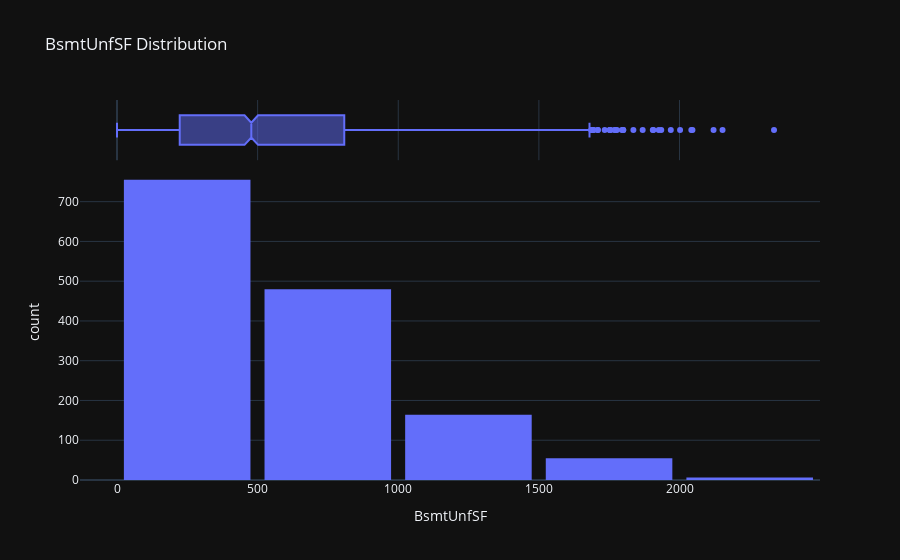

Notebook code cell kept with this figure:
### Code cell
fig = px.histogram(df, x = 'BsmtUnfSF',marginal = 'box', nbins = 10, title = 'BsmtUnfSF Distribution')
fig.update_layout(bargap = 0.1)
fig.show()

### Figure 1 — Plotly figure (JSON) as saved in the notebook; plotly's stock layout.template omitted (floating-point values rounded to 4 significant figures; data arrays with more than 128 entries replaced by an {"elided": "..."} marker saying what was removed)
{"data": [{"bingroup": "x", "hovertemplate": "BsmtUnfSF=%{x}<br>count=%{y}<extra></extra>", "legendgroup": "", "marker": {"color": "#636efa", "pattern": {"shape": ""}}, "name": "", "nbinsx": 10, "orientation": "v", "showlegend": false, "x": {"elided": "1460 int values"}, "xaxis": "x", "yaxis": "y", "type": "histogram"}, {"hovertemplate": "BsmtUnfSF=%{x}<extra></extra>", "legendgroup": "", "marker": {"color": "#636efa"}, "name": "", "notched": true, "showlegend": false, "x": {"elided": "1460 int values"}, "xaxis": "x2", "yaxis": "y2", "type": "box"}], "layout": {"xaxis": {"anchor": "y", "domain": [0.0, 1.0], "title": {"text": "BsmtUnfSF"}}, "yaxis": {"anchor": "x", "domain": [0.0, 0.8316], "title": {"text": "count"}}, "xaxis2": {"anchor": "y2", "domain": [0.0, 1.0], "matches": "x", "showticklabels": false, "showgrid": true}, "yaxis2": {"anchor": "x2", "domain": [0.8416, 1.0], "matches": "y2", "showticklabels": false, "showline": false, "ticks": "", "showgrid": false}, "legend": {"tracegroupgap": 0}, "title": {"text": "BsmtUnfSF Distribution"}, "barmode": "relative", "bargap": 0.1}}
